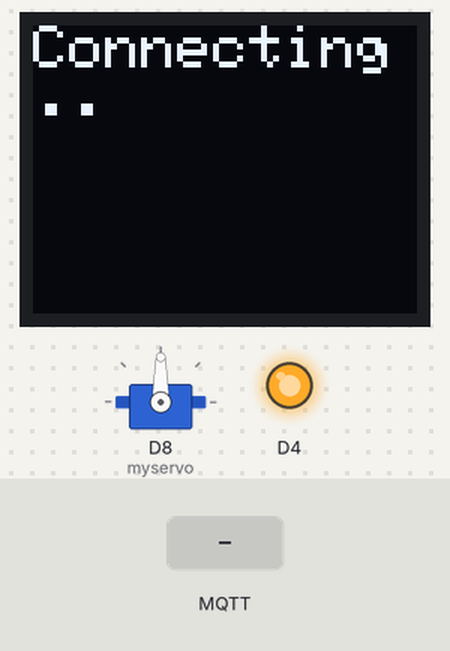
Recording of a sketch running on a simulated ESP8266 (NodeMCU). On the bench: servo, 64×48 one-colour display, output pins drawn as LEDs (lit = HIGH). Inputs (shaded band) come from the test bench. WiFi joins after 1.5 s; servers stay silent unless stated; the display library's start-up logo is not drawn; no MQTT or app messages arrive unless stated; what the sketch prints to the serial monitor is not drawn.

Above: at 1.9 s.
At 2.7 s:
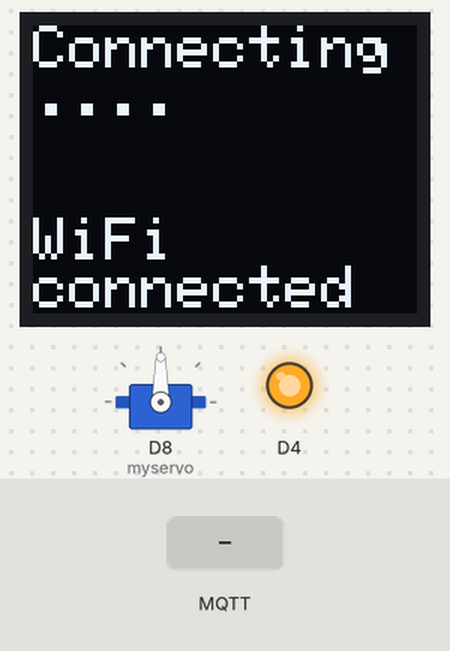
At 5.6 s:
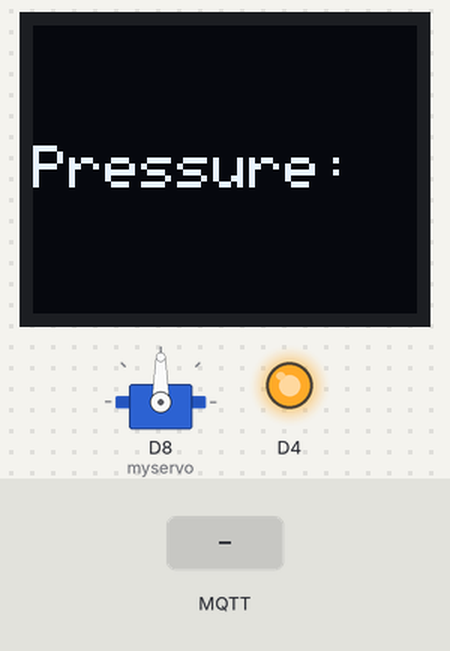
5.7 s: MQTT message "display/temperature" arrives on the first subscribed topic
Timing chart, 0 to 8.7 s (numbered marks = the images above; inputs shaded):
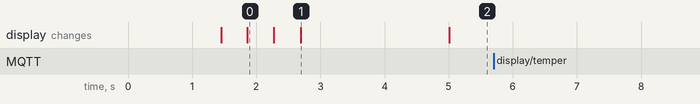

The sketch:

ESP8266_MQTT_OLED.ino
```cpp
#include <ESP8266WiFi.h>
#include <ESP8266mDNS.h>
#include <PubSubClient.h>
#include <DNSServer.h>
#include <ESP8266WebServer.h>
#include <SFE_MicroOLED.h>  // Include the SFE_MicroOLED library
#include <Servo.h>


//////////////////////////
// MicroOLED Definition //
//////////////////////////
#define PIN_RESET 255  // Connect RST to pin 9 (SPI & I2C)
#define DC_JUMPER 0  // DC jumper setting(I2C only)
MicroOLED oled(PIN_RESET, DC_JUMPER);  // I2C Example

// WiFi Credentials
const char* ssid = "";
const char* password = "";
// MQTT Credentials
const char* mqtt_server = ".cloudmqtt.com";
const char* mqtt_username = "";
const char* mqtt_password = "";
const int   mqtt_port=1;

Servo myservo;  // create servo object to control a servo

void callback(char* topic, byte* payload, unsigned int length);

WiFiClient espClient;
PubSubClient client(mqtt_server,mqtt_port,callback,espClient);

long lastMsg = 0;

int value = 0;
String strTemperature,strPressure,strServo, strLed;    //MQTT values will be stored in this variables
byte ledSignal=1;

int servoPos=90;

void setup() {

  Serial.begin(115200);
  myservo.attach(D8);  // attaches the servo on D8 to the servo object
  pinMode(LED_BUILTIN, OUTPUT);     // Initialize the LED_BUILTIN pin as an output
  digitalWrite(LED_BUILTIN, ledSignal);   // Turn the LED off (Note that LOW is the voltage level
                                    // but actually the LED is on; this is because
                                    // it is acive low on the ESP-01)
  oled.begin();    // Initialize the OLED
  oled.clear(ALL); // Clear the display's internal memory
  oled.display();  // Display what's in the buffer (splashscreen)
  delay(500);
  oled.setFontType(3);  // Set font to type 3 (Large)
  oled.clear(PAGE);     // Clear the page
  oled.setCursor(0, 0); // Set cursor to top-left
  oled.print("MQTT");
  oled.display();
  delay(500);
  setup_wifi();
  reconnect();
}

void setup_wifi() {

  delay(10);
  // We start by connecting to a WiFi network
  Serial.println();
  Serial.print("Connecting to ");
  Serial.println(ssid);

  WiFi.begin(ssid, password);
  oled.clear(PAGE);
  oled.setCursor(0, 0);
  oled.setFontType(0);
  oled.print("Connecting");
  while (WiFi.status() != WL_CONNECTED) {
    delay(400);
    Serial.print(".");
    oled.print(".");
    oled.display();
  }
 Serial.println("");
  Serial.println("WiFi connected");
  Serial.print("IP address: ");
  Serial.println(WiFi.localIP());
  oled.setCursor(0, 32);
  oled.setFontType(0);
  oled.println("WiFi");
  oled.println("connected");
  oled.display();
  delay(1000);
}

void callback(char* topic, byte* payload, unsigned int length) {
  Serial.print("Message arrived [");
  Serial.print(topic);
  Serial.print("] -> ");
  payload[length] = '\0';
  // check topic to identify type of content
  // values will be stored and displayed in the main loop
  // servo position will be set in the main loop
  if(String(topic) == "display/temperature") {
    // convert payload to String
    strTemperature = String((char*)payload);
    Serial.println(strTemperature);
    }
  if(String(topic) == "display/pressure") {
    // convert payload to String
    strPressure = String((char*)payload);
    Serial.println(strPressure);
  }
    if(String(topic) == "display/servo") {
    // convert payload to int
    strServo = String((char*)payload);
    Serial.println(strServo);
    servoPos=strServo.toInt();
  }
    if(String(topic) == "display/led") {
    // convert payload to int
    strLed = String((char*)payload);
    Serial.println(strLed);
    ledSignal=1-strLed.toInt();  // onboard LED is active LOW
  }
}

void reconnect() {
  // Loop until we're reconnected
  while (!client.connected()) {
    Serial.print("Attempting MQTT connection...");
    // Attempt to connect
    uint32_t chipid=ESP.getChipId();
    char clientid[25];
    snprintf(clientid,25,"WIFI-Display-%08X",chipid); //this adds the mac address to the client for a unique id
    Serial.print("Client ID: ");
    Serial.println(clientid);
    if (client.connect(clientid,mqtt_username,mqtt_password)) {
      Serial.println("connected");
      // Once connected, publish an announcement...
      client.publish("Say", "-t 'hello world'");
      // ... and resubscribe
      client.subscribe("display/+");
    } else {
      Serial.print("failed, rc=");
      Serial.print(client.state());
      Serial.println(" try again in 5 seconds");
      // Wait 5 seconds before retrying
      delay(5000);
    }
  }
}

void loop() {

  if (!client.connected()) {
    reconnect();
  }
  client.loop();

  long now = millis();
  if (now - lastMsg > 5000) {
    lastMsg = now;
    oled.clear(PAGE);
    oled.setFontType(2);  // Set font to type 2
    oled.setCursor(0, 0); // Set cursor to top-left
    oled.print(strTemperature);
    oled.setCursor(0,20);
    oled.setFontType(0);
    oled.print("Pressure:");
    oled.setFontType(1);  //set font to type 1
    oled.setCursor(0,32);
    oled.print(strPressure);
    oled.display();
    myservo.write(servoPos);
    digitalWrite(LED_BUILTIN, ledSignal);   // Turn the LED on/off
  }
}
```

Measured:
- after the input at 5.7 s, every drawn part: stays the same
- what the display in image 1 shows lasts 2.3 s, from 2.7 s to 5.0 s
